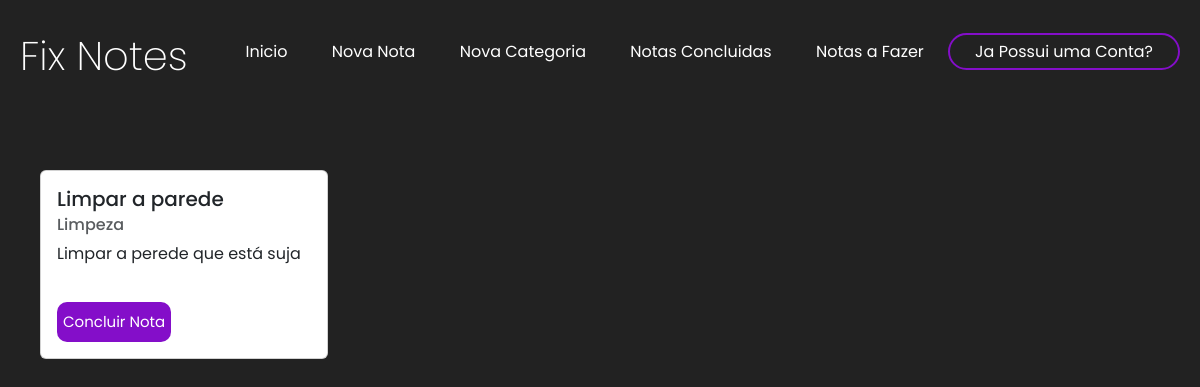
/home/ (signed in), run on an earlier commit of the app's database.
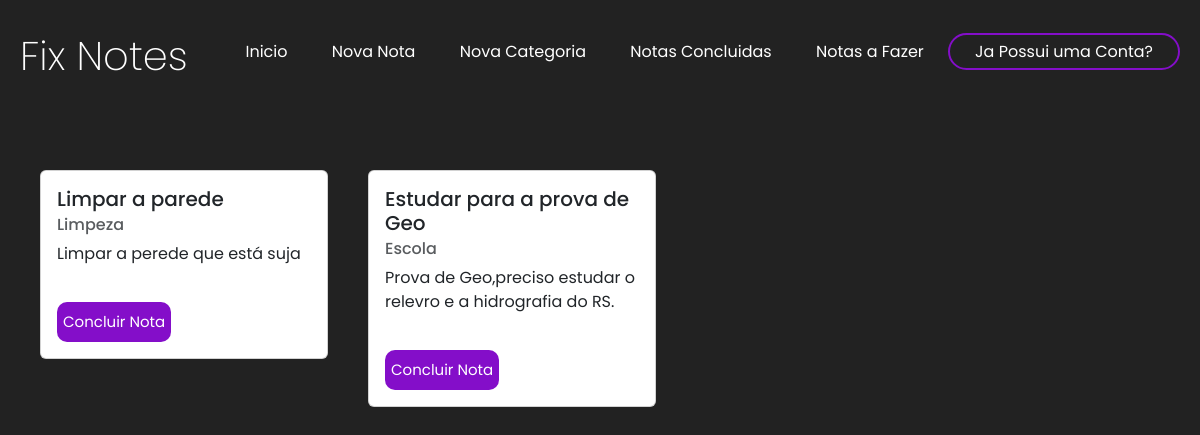
And on a later commit of the database.
### notes/models.py (models this page shows, shortened)
class Nota(models.Model):
    titulo_nota = models.CharField(max_length=200)
    categoria = models.ForeignKey(Categoria, on_delete=models.DO_NOTHING)
    desc_nota = models.TextField()

class Categoria(models.Model):
    titulo = models.CharField(max_length=200)
    descricao = models.TextField()
    def __str__(self) -> str:
        return self.titulo

### notes/views.py (the view)
# urls.py: 2. Add a URL to urlpatterns:  path('', views.home, name='home')
@login_required(login_url='/user/login/')
def home(request):
    notas = Nota.objects.all()
    return render(request, 'notes/home.html', {'notas':notas})

### templates/notes/home.html (shortened to what this page needs)
{% extends 'base.html' %}
{% load static %}
{% block addcss %}
    <link rel="stylesheet" href="{% static 'notes/css/home.css' %}">
{% endblock %}
{% block content %}
    <header>
        <div id="title">
            <h1>Fix Notes</h1>
        </div>
        <ul>
            <a href="{% url 'home' %}"><li>Inicio</li></a>
            <a href="#"><li>Nova Nota</li></a>
            <a href="{% url 'nova_categoria' %}"><li>Nova Categoria</li></a>
            <a href="#"><li>Notas Concluidas</li></a>
            <a href="#"><li>Notas a Fazer</li></a>
            <a href="/user/cadastro/" id="inscrevase-btn"><li>Ja Possui uma Conta?</li></a>
        </ul>
    </header>
    <main>
        {% for nota in notas %}
            <div class="card" style="width: 18rem;">
                <div class="card-body">
                    <h5 class="card-title">{{nota.titulo_nota}}</h5>
                    <h6 class="card-subtitle mb-2 text-muted">{{nota.categoria}}</h6>
                    <p class="card-text">{{nota.desc_nota}}</p>
                    <form action="#">
                        <input type="submit" value="Concluir Nota">
                    </form>
                </div>
            </div>
        {% endfor %}
    </main>
{% endblock %}

### templates/base.html (shortened to what this page needs)
<!doctype html>
<html lang="en">
  <head>
    <link href="https://cdn.jsdelivr.net/npm/bootstrap@5.3.1/dist/css/bootstrap.min.css" rel="stylesheet">
    {% block addcss %}
    {% endblock %}
  </head>
  <body>
    {% block content %}
    {% endblock %}
  </body>
</html>

### templates/notes/css/home.css (style rules this page uses)
body { background-color: rgb(34, 34, 34); color: white; font-family: 'Poppins', sans-serif; max-width: 1200px; padding: 20px; }
header { display: flex; flex-direction: row; justify-content: space-between; align-items: center; }
#title { flex-direction: column; }
li { display: inline-block; margin: 20px; }
h1 { font-weight: 200; }
main { display: flex; flex-direction: row; margin-top: 50px; }
div.card { margin: 20px; height: 50%; }
a { color: white; }
#inscrevase-btn { border: 2px solid rgb(132, 14, 201); padding: 5px; border-radius: 20px; }
form { display: flex; width: 30%; }
input { margin-top: 20px; height: 40px; border-radius: 10px; border: none; font-size: 15px; }
form [type='submit'] { background-color: rgb(132, 14, 201); color: white; }

What changed in the data, as far as the page shows it:
added Nota: titulo_nota "Estudar para a prova de Geo", categoria "Escola", desc_nota "Prova de Geo,preciso estudar o relevro e a hidrografia do RS."
